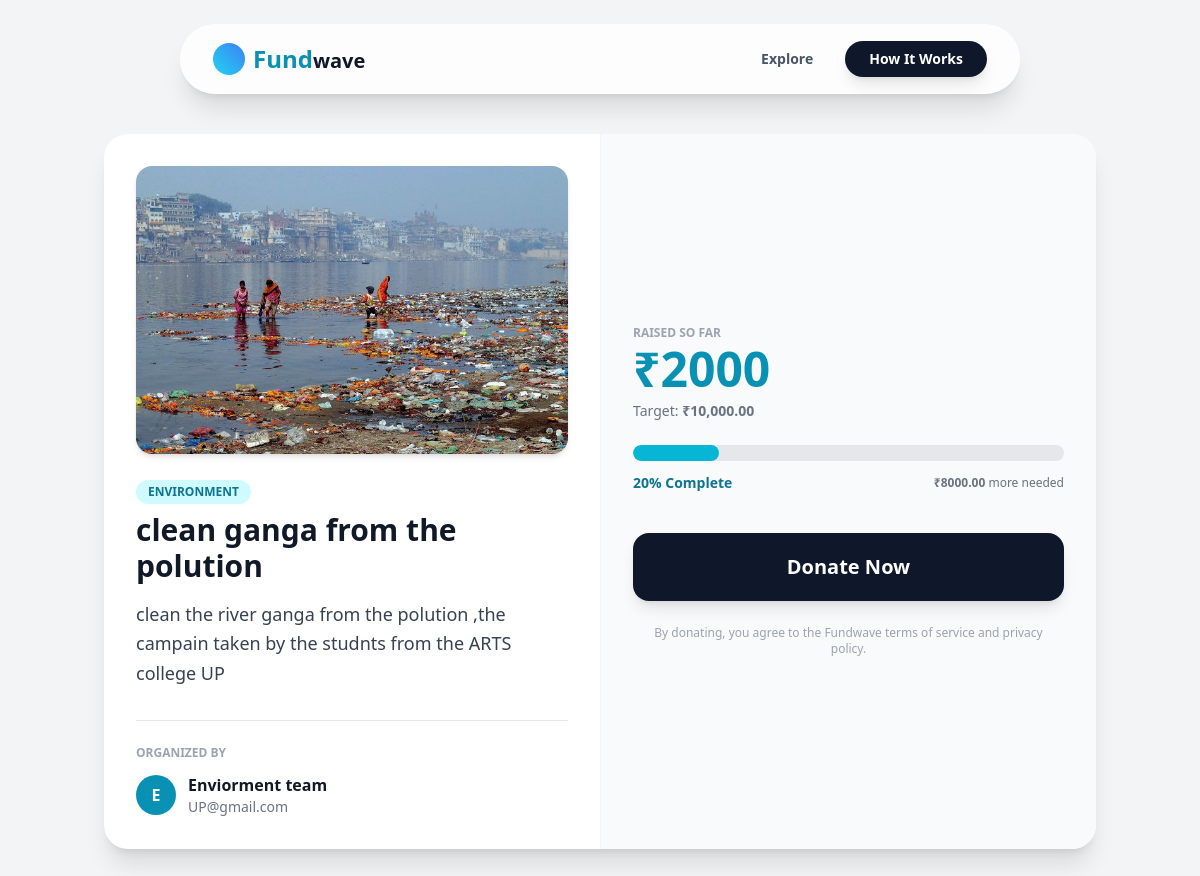
Screenshot of /campain/10/ with the database file from the repository.
### app/models.py (models this page shows, shortened)
class Campaign(models.Model):
    creator = models.ForeignKey(User, on_delete=models.CASCADE, related_name='campaigns')
    title = models.CharField(max_length=255)
    category = models.CharField(max_length=100)
    goal = models.DecimalField(max_digits=12, decimal_places=2)
    file=models.FileField(upload_to='campaign_files/',null=True,blank=True,default=None)
    description = models.TextField()
    conductor_name = models.CharField(max_length=255)
    conductor_contact = models.CharField(max_length=255, blank=True, null=True)
    conductor_bio = models.TextField(blank=True, null=True)
    razorpay_account_id = models.CharField(max_length=100, blank=True, null=True)
    image = models.ImageField(upload_to='campaign_banners/')
    STATUS_CHOICES = [
        ('pending', 'Pending Approval'),
        ('approved', 'Approved'),
        ('rejected', 'Rejected'),
        ('completed','Completed')
    ]
    status = models.CharField(max_length=20, choices=STATUS_CHOICES, default='pending')
    created_at = models.DateTimeField(auto_now_add=True)
    updated_at = models.DateTimeField(auto_now=True)

### app/views.py (the view)
# urls.py: path('campain/<int:id>/',views.campainview,name="campain"),
def campainview(request, id):
    campaign = get_object_or_404(Campaign, id=id)
    print(campaign.id)
    last_fund_record = Fund.objects.filter(
        campain=campaign,
        is_paid=True
    ).last()
    current_total = last_fund_record.total_raised if last_fund_record else 0
    balance = max(campaign.goal - current_total, 0)
    if campaign.goal > 0:
        progress_percent = (current_total / campaign.goal) * 100
        progress_percent = min(progress_percent, 100)
    else:
        progress_percent = 0
    context = {
        'campaign': campaign,
        'current_state': current_total,      # Total money collected
        'balance': balance,                # Money still needed
        'progress': progress_percent,       # 0 to 100 for the bar
        'goal_str': "{:,.2f}".format(campaign.goal),
    }
    return render(request, 'campainview.html', context)

### templates/campainview.html (shortened to what this page needs)
<!DOCTYPE html>
<html lang="en">
<head>
    <script src="https://cdn.tailwindcss.com"></script>
</head>
<body class="bg-gray-100 font-sans">
    <header class="flex justify-center w-full">
        <nav class="relative z-20 w-[90%] md:w-[70%] flex justify-between items-center px-8 py-4 mt-6 bg-white/80 backdrop-blur-md shadow-xl border border-white/30 rounded-full">
            <div class="flex items-center gap-2">
                <div class="w-8 h-8 bg-gradient-to-tr from-cyan-400 to-blue-500 rounded-full"></div>
                <a href="/" class="flex items-baseline">
                    <span class="text-2xl font-black text-cyan-600">Fund</span><span class="text-xl font-black text-slate-900">wave</span>
                </a>
            </div>
            <div class="hidden md:flex gap-8 items-center font-bold text-sm">
                <a href="/" class="text-slate-600 hover:text-cyan-600">Explore</a>
                <a href="#" class="bg-slate-900 text-white px-6 py-2 rounded-full shadow-lg">How It Works</a>
            </div>
        </nav>
    </header>
    <div class="container mx-auto my-10 px-4 max-w-5xl">
        <div class="bg-white rounded-3xl shadow-xl overflow-hidden grid grid-cols-1 md:grid-cols-2">
            <div class="p-8">
                {% if campaign.image %}
                    <img src="{{ campaign.image.url }}" alt="{{ campaign.title }}" class="w-full h-72 object-cover rounded-2xl mb-6 shadow-md">
                {% endif %}
                <span class="inline-block px-3 py-1 rounded-full bg-cyan-100 text-cyan-700 text-xs font-bold uppercase mb-2">
                    {{ campaign.category }}
                </span>
                <h1 class="text-3xl font-extrabold text-gray-900 mb-4">{{ campaign.title }}</h1>
                <p class="text-gray-700 text-lg leading-relaxed mb-8">{{ campaign.description }}</p>
                <div class="border-t pt-6">
                    <h3 class="text-xs uppercase text-gray-400 font-bold mb-3">Organized by</h3>
                    <div class="flex items-center gap-3">
                        <div class="w-10 h-10 bg-cyan-600 rounded-full flex items-center justify-center text-white font-bold">
                            {{ campaign.conductor_name|slice:":1" }}
                        </div>
                        <div>
                            <p class="font-bold text-gray-900">{{ campaign.conductor_name }}</p>
                            <p class="text-sm text-gray-500">{{ campaign.conductor_contact }}</p>
                        </div>
                    </div>
                </div>
            </div>
            <div class="bg-slate-50 p-8 border-l border-gray-100 flex flex-col justify-center">
                <div class="mb-10">
                    <div class="flex justify-between items-end mb-2">
                        <div>
                            <span class="block text-xs uppercase text-gray-400 font-bold mb-1">Raised so far</span>
                            <span class="text-5xl font-black text-cyan-600">₹{{ current_state }}</span>
                        </div>
                    </div>
                    <div class="flex items-center gap-2 text-sm text-gray-500 font-medium">
                        <span>Target: <strong>₹{{ goal_str }}</strong></span>
                    </div>
                    <div class="w-full bg-gray-200 rounded-full h-4 mt-6 overflow-hidden">
                        <div class="bg-cyan-500 h-4 rounded-full transition-all duration-1000 ease-out"
                             style="width: {{ progress }}%">
                        </div>
                    </div>
                    <div class="flex justify-between items-center mt-3">
                        <span class="text-sm font-bold text-cyan-700">{{ progress|floatformat:0 }}% Complete</span>
                        <span class="text-xs text-gray-500">
                            {% if balance > 0 %}
                                <strong>₹{{ balance }}</strong> more needed
                            {% else %}
                                <span class="text-green-600 font-bold">Goal Achieved! 🎉</span>
                            {% endif %}
                        </span>
                    </div>
                </div>
                <a href="{% url 'donates' campaign.id %}">
                    <button class="w-full bg-slate-900 hover:bg-cyan-600 text-white text-xl font-bold py-5 rounded-2xl shadow-lg transition transform hover:-translate-y-1 active:scale-95">
                        Donate Now
                    </button>
                </a>
                <p class="text-center text-gray-400 text-xs mt-6 px-4">
                    By donating, you agree to the Fundwave terms of service and privacy policy.
                </p>
            </div>
        </div>
    </div>
</body>
</html>

### rows the page displays
Campaign: image (picture), category "ENVIRONMENT", title "clean ganga from the polution", description "clean the river ganga from the polution ,the campain taken by the studnts from the ARTS college UP", conductor_name "E", conductor_name "Enviorment team", conductor_contact "UP@gmail.com"

### other values shown
{{ current_state }} "2000"
{{ goal_str }} "10,000.00"
{{ progress|floatformat:0 }} "20"
{{ balance }} "8000.00"
